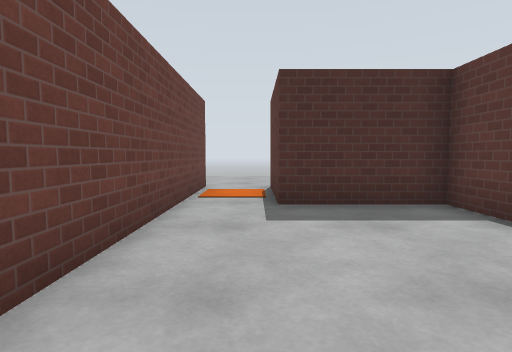
view 1 (above)

13 first-person views from a walk through a Gazebo world. The camera is 0.94 m above the floor, tilts 4° down and sees 80° across. The floor is counted in squares, 1 m on a side. Each view is taken from the middle of a square. On the plan, view 1 faces up. The plan holds only what a view shows up to about 11 squares ahead; the rest is blank. Gazebo's built-in surfaces are drawn with simple patterns.

view 2
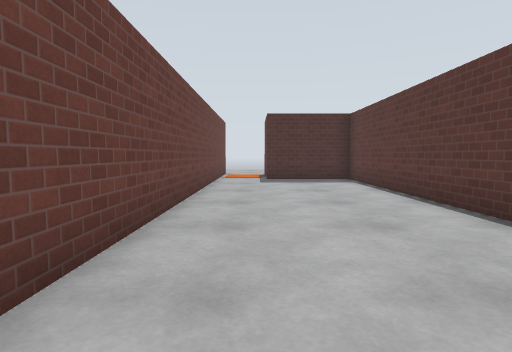

view 3
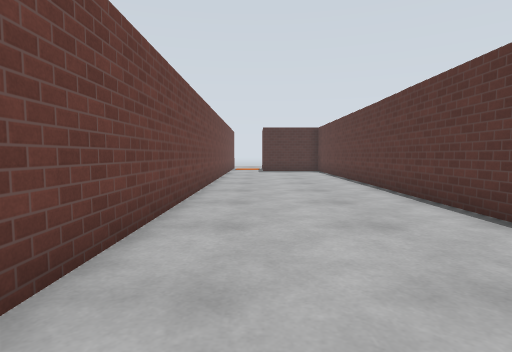

view 4
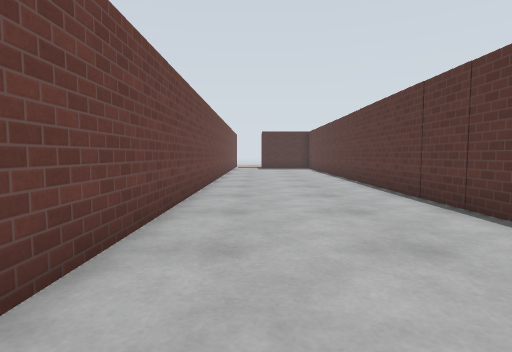

view 5
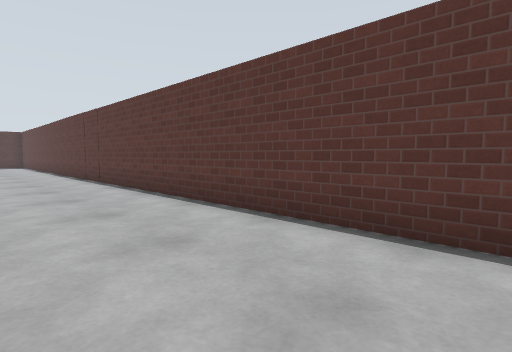

view 6
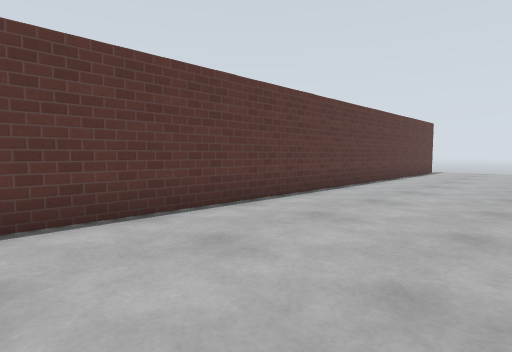

view 7
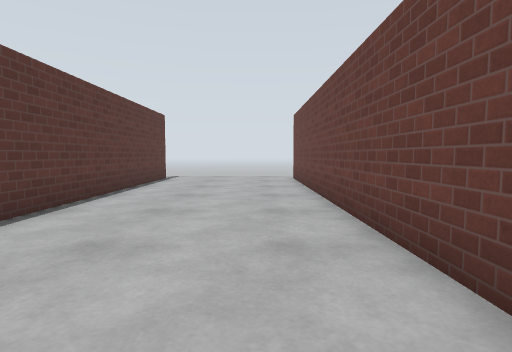

view 8
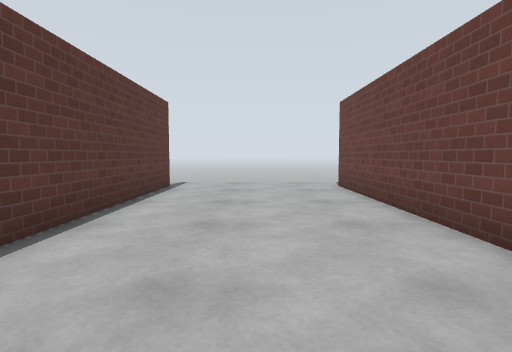

view 9
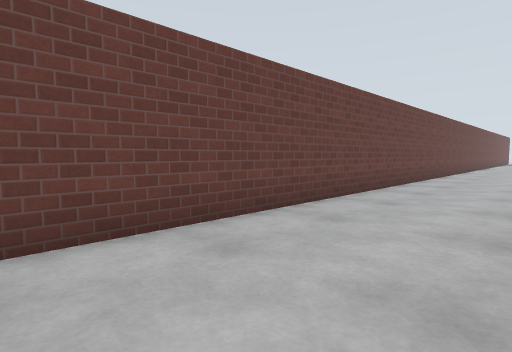

view 10
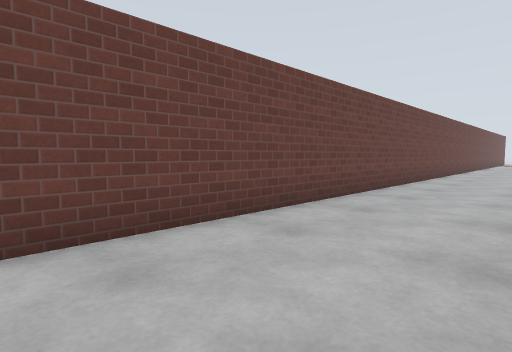

view 11
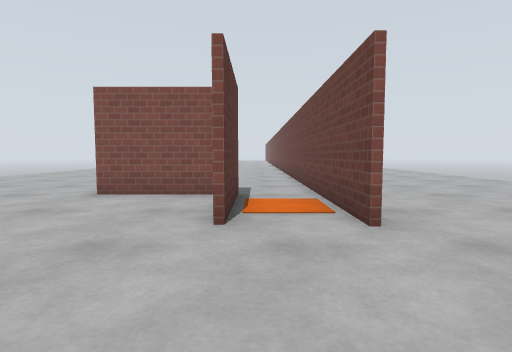

view 12
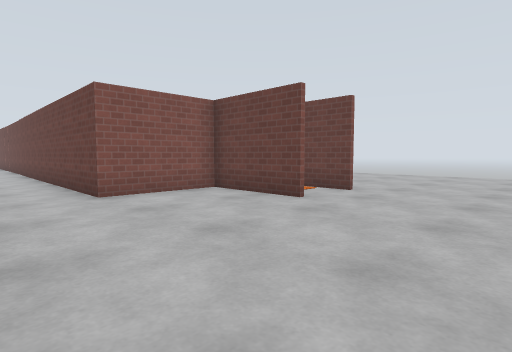

view 13
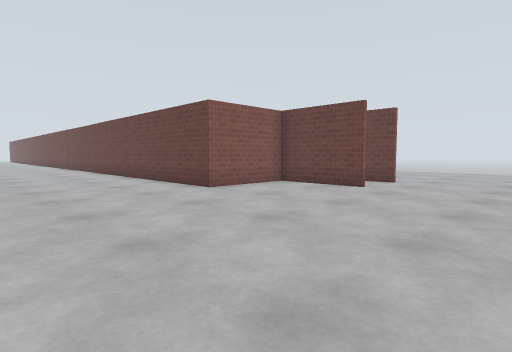

### Floor plan
Points are (right, up) in squares from view 1. A wall is a line through its corners. A room is listed if a view was taken in it or the views show most of it. See-through windows are left out.
Room 1 (views 1, 2, 3, 4, 5, 6, 7, 8, 9, 10)
walls: (3.6, -35.3) (3.6, 5.7) (0.4, 5.7) (0.4, 9); (-1.5, 9.1) (-1.5, -35.3)
ways out: opening at (-2, -36.5) to room 2; opening at (-1, 8) to room 2; opening at (4, -36.5) to room 2
Room 2 (views 11, 12, 13)
walls: (0.6, 9) (0.6, 5.9) (3.7, 5.9) (3.7, -0.5)
ways out: opening at (-2, -36.5) to room 1; opening at (-1, 8) to room 1; opening at (4, -36.5) to room 1

Where each view was taken, in squares from view 1:
view 1: 0 up, 0 right, facing up
view 2: 6 down, 0 right, facing up
view 3: 12 down, 0 right, facing up
view 4: 15 down, 0 right, facing up
view 5: 21 down, 0 right, facing up-right
view 6: 18 down, 1 left, facing down-right
view 7: 23 down, 0 right, facing down
view 8: 26 down, 1 right, facing down
view 9: 28 down, 2 right, facing up-left
view 10: 25 down, 2 right, facing up-left
view 11: 13 up, 0 right, facing down
view 12: 13 up, 6 right, facing down-left
view 13: 13 up, 9 right, facing down-left
